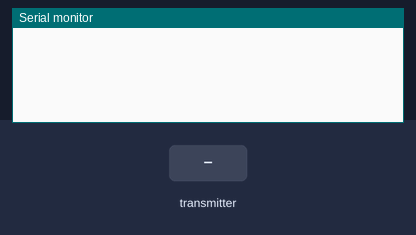
Bench run of a sketch on a simulated ESP32. On the bench: the last lines printed to the serial monitor. Inputs (shaded band) come from the test bench.

Above: at 1.2 s.
1.3 s: the transmitter starts sending color = 0
At 1.66 s:
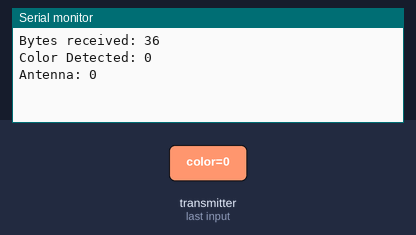
2.8 s: the transmitter starts sending antenna = 1024
At 3.16 s:
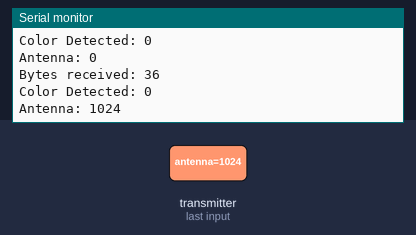
4.3 s: the transmitter starts sending color = 1
5.8 s: the transmitter starts sending antenna = 2048
At 6.16 s:
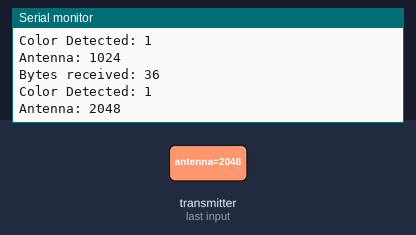
Timing chart, 0 to 8.3 s (numbered marks = the images above; inputs shaded):
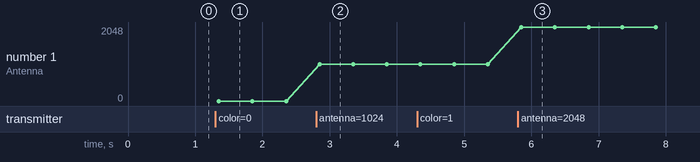

Measured:
- after the input at 1.3 s, the serial monitor: prints a new line after 0.05 s (image 1)
- after the input at 2.8 s, the serial monitor: prints a new line after 0.05 s (image 2)
- after the input at 5.8 s, the serial monitor: prints a new line after 0.05 s (image 3)
- plotted number 1: 0 → 1024 after the input at 2.8 s, 1024 → 2048 after the input at 5.8 s

The sketch:

DRONE_RECEIVER_CODE.ino
```cpp
#include <esp_now.h>
#include <WiFi.h>


// Structure example to receive data
// Must match the sender structure
typedef struct struct_message {
    char color[32];
    int antenna;
} struct_message;


// Create a struct_message called transmission
struct_message transmission;


// callback function that will be executed when data is received
void OnDataRecv(const esp_now_recv_info_t *info, const uint8_t *incomingData, int len) {
  memcpy(&transmission, incomingData, sizeof(transmission));
  Serial.print("Bytes received: ");
  Serial.println(len);
  Serial.print("Color Detected: ");
  Serial.println(transmission.color);
  Serial.print("Antenna: ");
  Serial.println(transmission.antenna);
}

void setup() {
  // Initialize Serial Monitor
  Serial.begin(115200);

  // Set device as a Wi-Fi Station
  WiFi.mode(WIFI_STA);


  // Init ESP-NOW
  if (esp_now_init() != ESP_OK) {
    Serial.println("Error initializing ESP-NOW");
    return;
  }

  // Once ESPNow is successfully Init, we will register for recv CB to
  // get recv packer info
  esp_now_register_recv_cb(OnDataRecv);
}

void loop() {


}
```
